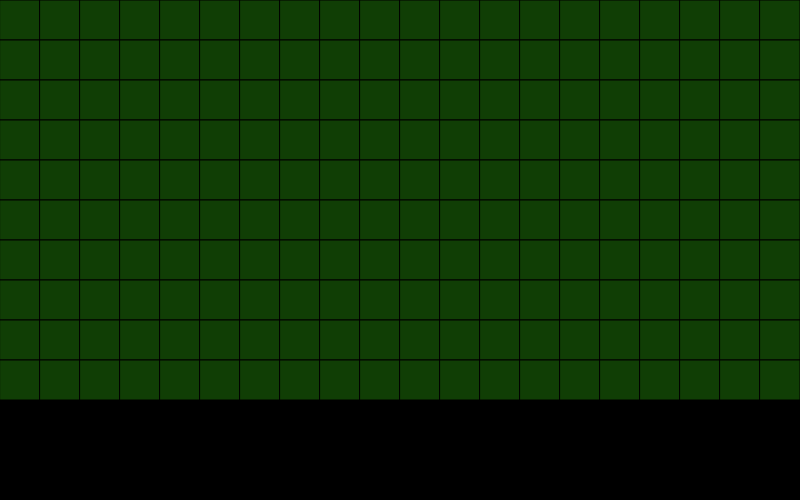
Frame 1 (no input)
Frame 60 (no input): identical to frame 1, image omitted
Frame 120 (the mouse pressed at the canvas centre since frame 60): identical to frame 1, image omitted

The p5.js sketch that drew this single still picture (run headless with seeded random() and noise() and a simulated clock; from frame 60 on, the mouse is pressed at the canvas centre):

// p5.js sketch
// ── sketch.js
let rows = 10;
let cols = rows * 2;
let cellSize;
let grid = []; //arra of cells that comprise the entire grid
let mines = []; //array of cells that are mines

let colorValues = [
	{r:235,g: 254,b: 201},
	{r:218,g: 247,b: 166},
	{r:255,g: 195,b: 0},
	{r:255,g: 87,b: 51},
	{r:199,g: 0,b: 57},
	{r:144,g: 12,b: 63},
	{r:88, g:24,b: 69},


];

let legend;



let numMines = 25;

let gameIsOver = false;

function setup()
{
	createCanvas(800, 500);
	cellSize = width / cols;

	//create the grid
	for (let i = 0; i < cols; i++)
	{
		for (let j = 0; j < rows; j++)
		{
			grid.push(new Cell(i, j, cellSize, grid.length))
		}
	}
	// revealGrid(grid);

}

function draw()
{
	background(0);
	fill(0);
	stroke(255);
	showGrid();

	if(gameIsOver)
	{
		noLoop();
	}

}

function gameOver()
{
	revealGrid(grid);
	gameIsOver = true;
	showGrid();
}

function mouseClicked()
{
	let clickCoords = [mouseX, mouseY];

	let clickedCell = getClickedCell(clickCoords[0], clickCoords[1]);
	clickedCell.reveal();

	if(clickedCell.mine)
	{
		gameOver();
	}


	if (!mines.length)
	{
		makeMines(numMines);

		countMinesForEntireGrid(grid);
	}

	if(clickedCell.neighborMines === 0)
		floodFill(clickedCell);




}

function revealGrid(grid)
{
	for(let g=0;g<grid.length;g++)
	{
		grid[g].reveal();
	}
}

function countMinesForEntireGrid(grid)
{
	for(let g=0;g<grid.length;g++)
	{
		grid[g].countMines();
	}
}

function getClickedCell(mx, my)
{
	for (let g = 0; g < grid.length; g++)
	{
		let cg = grid[g];
		if (mx < cg.x || mx > cg.x + cg.d || my < cg.y || my > cg.y + cg.d)
		{
			//mouse click couldn't possibly be inside this cell
			continue;
		}
		return cg;
	}
}

function showGrid()
{
	for (let g = 0; g < grid.length; g++)
	{
		grid[g].show();
	}
}


function getIndex(x, y)
{
	return (x < 0 || y < 0 || x > cols - 1 || y > rows - 1) ? -1 : y + x * rows;
}

function makeMines(n)
{
	let minesRemaining = n;
	let attempts = 0;
	while (minesRemaining > 0 && attempts < (cols * rows))
	{
		attempts++;
		let rx = floor(random(cols));
		let ry = floor(random(rows));
		let index = getIndex(rx, ry);
		if (index === -1 || grid[index].revealed)
		{
			continue;
		}


		grid[index].mine = true;
		mines.push(grid[index]);
		minesRemaining--;
	}
}

function floodFill(cell)
{
	//given a cell with no mines nearby
	//check all neighbors to find any other adjacent
	//cells with no mines nearby
	//reveal all contiguous cells with no 
	var stack = [cell]; //stack for backtracking

	while (stack.length > 0)
	{
		let curCell = stack.pop();
		curCell.reveal();
		// debugger;
		curCell.setFill();
		let neighbors = curCell.getAdjacentNeighbors();
		for(let n=0;n<neighbors.length;n++)
		{
			if(curCell.neighborMines === 0 && !neighbors[n].revealed && !neighbors[n].mine)
			{
				stack.push(neighbors[n]);
			}


		}
	}
}

function Cell(i, j, w, index)
{
	this.i = i;
	this.j = j;
	this.x = i * w;
	this.y = j * w;
	this.d = w; //dimension 
	this.index = index;
	this.red = 0;
	this.green = 0;
	this.blue = 0;

	this.mine = false;
	this.revealed = false;
	this.neighborMines = 0;

	this.reveal = function()
	{
		this.revealed = true;
	}

	this.setFill = function()
	{
		let cv = colorValues[this.neighborMines];
		this.red = cv.r;
		this.blue = cv.b;
		this.green = cv.g;
	}

	this.getAdjacentNeighbors = function()
	{
		let neighbors = [];

		let index;
		for(let i=-1;i<2;i++)
		{
			for(let j=-1;j<2;j++)
			{
				index = getIndex(this.i+i,this.j+j);
				if(index > -1)
				{
					neighbors.push(grid[index]);
				}
			}
		}

		// let wi = getIndex(this.i - 1, this.j);
		// let ni = getIndex(this.i, this.j - 1);
		// let ei = getIndex(this.i + 1, this.j);
		// let si = getIndex(this.i, this.j + 1);

		// if (wi > -1) neighbors.push(grid[wi]);
		// if (ni > -1) neighbors.push(grid[ni]);
		// if (ei > -1) neighbors.push(grid[ei]);
		// if (si > -1) neighbors.push(grid[si]);

		return neighbors;
	}

	this.show = function()
	{
		fill(16, 62, 5);
		stroke(0);
		rect(this.x, this.y, this.d, this.d);
		if (this.mine && this.revealed)
		{
			fill(0);
			ellipse(this.x + this.d * .5, this.y + this.d * .5, this.d * .3, this.d * .3);
		}
		else if (this.revealed)
		{
			// debugger;
			fill(this.red,this.green,this.blue);
			rect(this.x, this.y, this.d, this.d);
			if (this.neighborMines > 0)
			{
				textAlign(CENTER);
				fill(61, 117, 47);
				noStroke();
				text(this.neighborMines, this.x + this.d / 2, this.y + this.d / 2);
			}
		}

	}

	this.countMines = function()
	{
		for (let i = -1; i <= 1; i++)
		{
			for (let j = -1; j <= 1; j++)
			{
				let index = getIndex(this.i + i, this.j + j)
				if (index > -1 && grid[index].mine)
				{
					this.neighborMines++;
				}
			}
		}
		this.setFill();
	}
}
